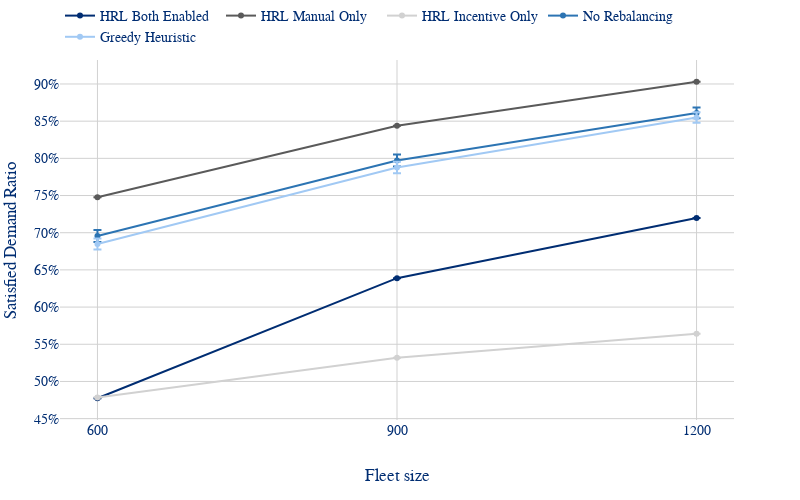

The cell this chart's notebook holds for it:
### Code cell
plot_fleet_linechart(full_results, 'mean_satisfied_ratio').show()

### Figure 1 — Plotly figure (JSON) as saved in the notebook; plotly's stock layout.template omitted (floating-point values rounded to 4 significant figures)
{"data": [{"error_y": {"array": [0.0, 0.0, 0.0], "type": "data", "visible": true}, "hovertemplate": "Model=%{text}<br>Fleet=%{x}<br>Mean=%{y:.4f}<extra></extra>", "mode": "lines+markers", "name": "HRL Both Enabled", "text": ["HRL Both Enabled", "HRL Both Enabled", "HRL Both Enabled"], "type": "scatter", "x": [600, 900, 1200], "y": [0.4774, 0.6389, 0.7198]}, {"error_y": {"array": [0.0, 0.0, 0.0], "type": "data", "visible": true}, "hovertemplate": "Model=%{text}<br>Fleet=%{x}<br>Mean=%{y:.4f}<extra></extra>", "mode": "lines+markers", "name": "HRL Manual Only", "text": ["HRL Manual Only", "HRL Manual Only", "HRL Manual Only"], "type": "scatter", "x": [600, 900, 1200], "y": [0.7477, 0.8438, 0.903]}, {"error_y": {"array": [0.0, 0.0, 0.0], "type": "data", "visible": true}, "hovertemplate": "Model=%{text}<br>Fleet=%{x}<br>Mean=%{y:.4f}<extra></extra>", "mode": "lines+markers", "name": "HRL Incentive Only", "text": ["HRL Incentive Only", "HRL Incentive Only", "HRL Incentive Only"], "type": "scatter", "x": [600, 900, 1200], "y": [0.4784, 0.532, 0.5641]}, {"error_y": {"array": [0.008171, 0.008036, 0.007194], "type": "data", "visible": true}, "hovertemplate": "Model=%{text}<br>Fleet=%{x}<br>Mean=%{y:.4f}<extra></extra>", "mode": "lines+markers", "name": "No Rebalancing", "text": ["No Rebalancing", "No Rebalancing", "No Rebalancing"], "type": "scatter", "x": [600, 900, 1200], "y": [0.6956, 0.7972, 0.8611]}, {"error_y": {"array": [0.007384, 0.007757, 0.007043], "type": "data", "visible": true}, "hovertemplate": "Model=%{text}<br>Fleet=%{x}<br>Mean=%{y:.4f}<extra></extra>", "mode": "lines+markers", "name": "Greedy Heuristic", "text": ["Greedy Heuristic", "Greedy Heuristic", "Greedy Heuristic"], "type": "scatter", "x": [600, 900, 1200], "y": [0.6849, 0.7876, 0.8548]}], "layout": {"height": 500, "legend": {"orientation": "h", "x": 0, "xanchor": "left", "y": 1.02, "yanchor": "bottom"}, "margin": {"b": 80, "l": 60, "r": 66, "t": 0}, "width": 800, "xaxis": {"categoryarray": ["600", "900", "1200"], "categoryorder": "array", "title": {"text": "Fleet size"}, "type": "category"}, "yaxis": {"tickformat": ".0%", "title": {"text": "Satisfied Demand Ratio"}}}}
